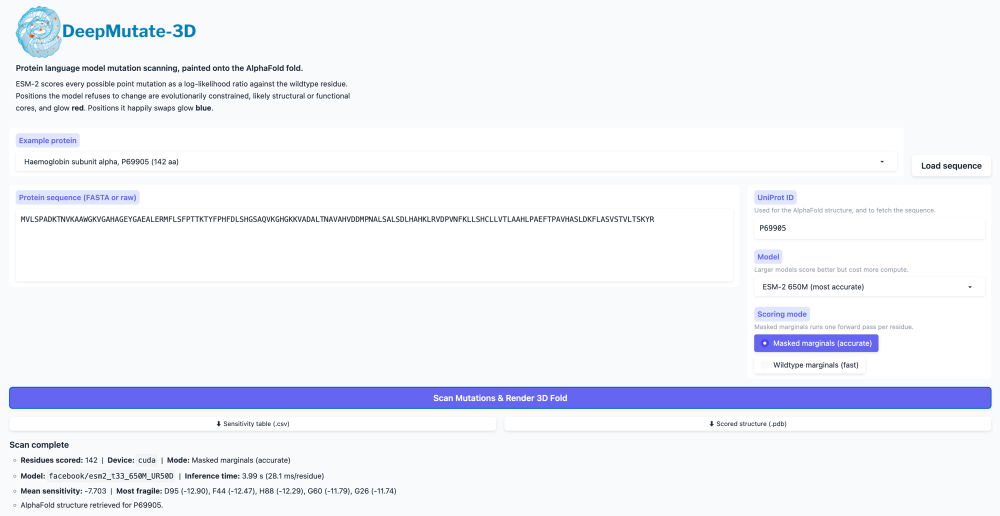
#> input picture paper/panels/panelA_interface.png, 2000 x 1032 px (shown at 1/2 size)
$ python make_figure1.py
#> lines starting #> are read from the running program, lines starting #| are printed output that depends on the picture
#!/usr/bin/env python
"""Compose Figure 1 of the preprint from three interface screenshots.

Panels are captured separately at readable zoom rather than as one shrunken
full-page shot, then assembled here. Each is placed at its native aspect ratio;
nothing is stretched.

Panel order follows the application's own layout, so the figure maps directly
onto what a reader sees on screen.

    python paper/make_figure1.py
"""

from __future__ import annotations

import pathlib

from PIL import Image, ImageDraw, ImageFont

HERE = pathlib.Path(__file__).resolve().parent
PANELS = HERE / "panels"
OUT = HERE / "figures"

WIDTH = 2400          # 8 inches at 300 dpi
GAP = 34
MARGIN = 18
LABEL_PT = 52
BORDER = (208, 208, 205)
INK = (11, 11, 11)


def load_font(size: int) -> ImageFont.FreeTypeFont:
    """Matplotlib ships DejaVu, so a bold face is available without extra deps."""
    import matplotlib
    path = pathlib.Path(matplotlib.__file__).parent / "mpl-data/fonts/ttf/DejaVuSans-Bold.ttf"
    return ImageFont.truetype(str(path), size)


def fit(img: Image.Image, width: int = None, height: int = None) -> Image.Image:
    if width:
        return img.resize((width, round(img.height * width / img.width)), Image.LANCZOS)
    return img.resize((round(img.width * height / img.height), height), Image.LANCZOS)


def main() -> int:
    OUT.mkdir(parents=True, exist_ok=True)
    # Panels are laid out in the order the app presents them, so a reader can
    # map the figure onto the running interface: table on the left, structure
    # on the right.
    a = Image.open(PANELS / "panelA_interface.png").convert("RGB")
    b = Image.open(PANELS / "panelB_table.png").convert("RGB")
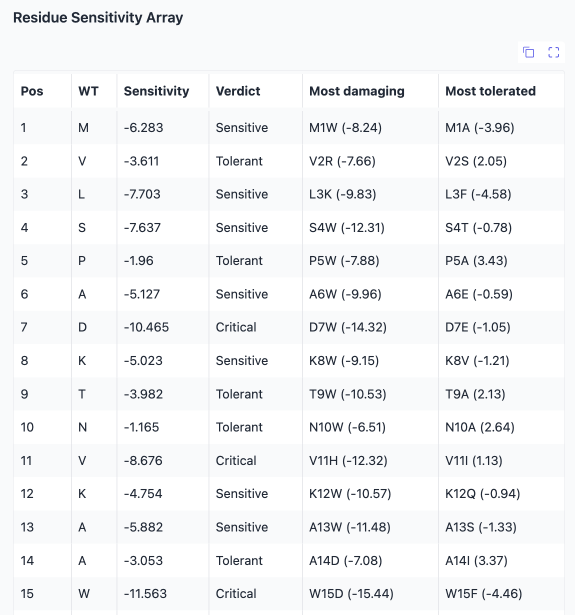
#> input picture paper/panels/panelB_table.png, 1150 x 1230 px (shown at 1/2 size)
    c = Image.open(PANELS / "panelC_structure.png").convert("RGB")
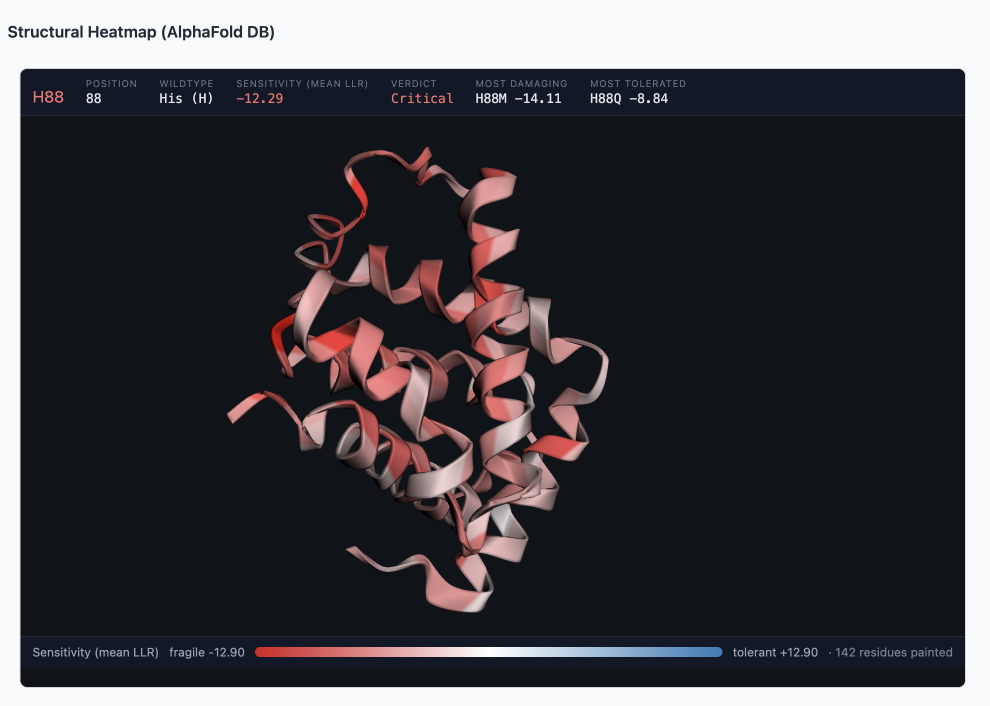
#> input picture paper/panels/panelC_structure.png, 1980 x 1412 px (shown at 1/2 size)

    font = load_font(LABEL_PT)
    label_h = LABEL_PT + 14

    # Row 1: the full interface, across the figure.
    a = fit(a, width=WIDTH)

    # Row 2: structure and table share a height so their tops and bottoms line up.
    avail = WIDTH - GAP
    row2_h = round(avail / (b.width / b.height + c.width / c.height))
#> row2_h = 1012
    b = fit(b, height=row2_h)
#> call 2 of fit, with height = 1012
#> in fit (call 2), `return img.resize((round(img.width * height / img.height), height), Im..`:
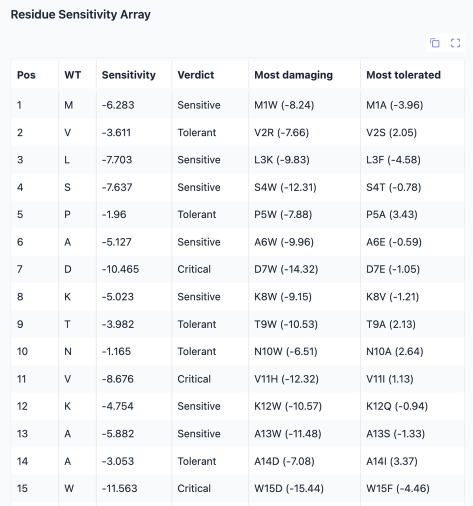
#> returned value: PIL image 946x1012 RGB (shown at 1/2 size); mean R, G, B 243.3, 244.2, 245.2
    c = fit(c, height=row2_h)
    # Absorb any rounding drift into the wider panel so the row is exactly WIDTH.
    if b.width + GAP + c.width != WIDTH:
        b = b.resize((WIDTH - GAP - c.width, b.height), Image.LANCZOS)
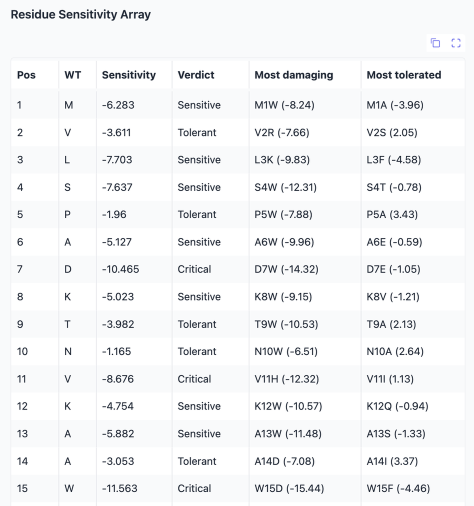
#> b: PIL image 947x1012 RGB (shown at 1/2 size); mean R, G, B 243.2, 244.1, 245.2

    total_h = label_h + a.height + GAP + label_h + row2_h
#> total_h = 2416
    sheet = Image.new("RGB", (WIDTH, total_h), "white")
#> sheet: PIL image 2400x2416 RGB; every value is 255
    draw = ImageDraw.Draw(sheet)

    def place(img, x, y, letter):
#> called with x = 0, y = 66, letter = 'A'
        draw.text((x, y - label_h + 4), letter, font=font, fill=INK)
        sheet.paste(img, (x, y))
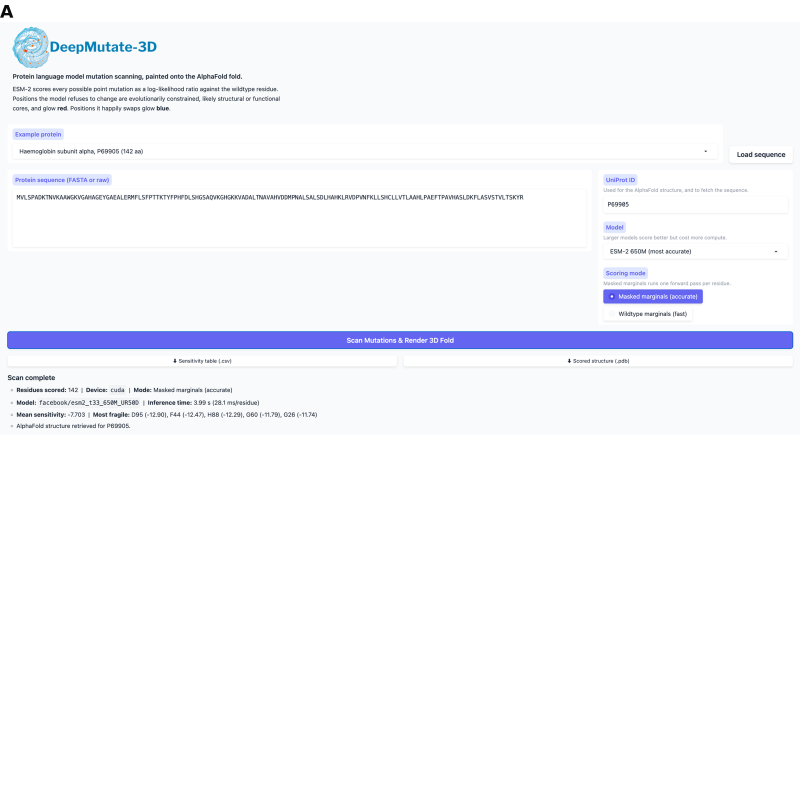
#> sheet: PIL image 2400x2416 RGB (shown at 1/3 size); mean R, G, B 247.1, 247.9, 251.7
        draw.rectangle([x, y, x + img.width - 1, y + img.height - 1], outline=BORDER, width=2)

    y = label_h
    place(a, 0, y, "A")
    y += a.height + GAP + label_h
#> y = 1404
    place(b, 0, y, "B")
#> call 2 of place, with x = 0, y = 1404, letter = 'B'
#> in place (call 2), `sheet.paste(img, (x, y))`:
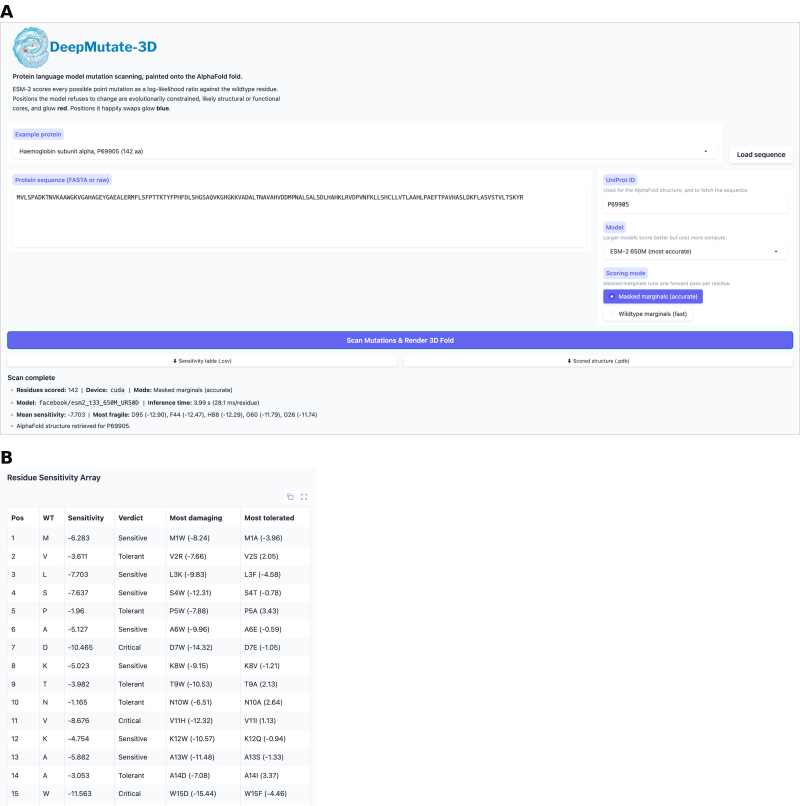
#> sheet: PIL image 2400x2416 RGB (shown at 1/3 size); mean R, G, B 245, 245.9, 249.9
    place(c, b.width + GAP, y, "C")
#> call 3 of place, with x = 981, y = 1404, letter = 'C'
#> in place (call 3), `sheet.paste(img, (x, y))`:
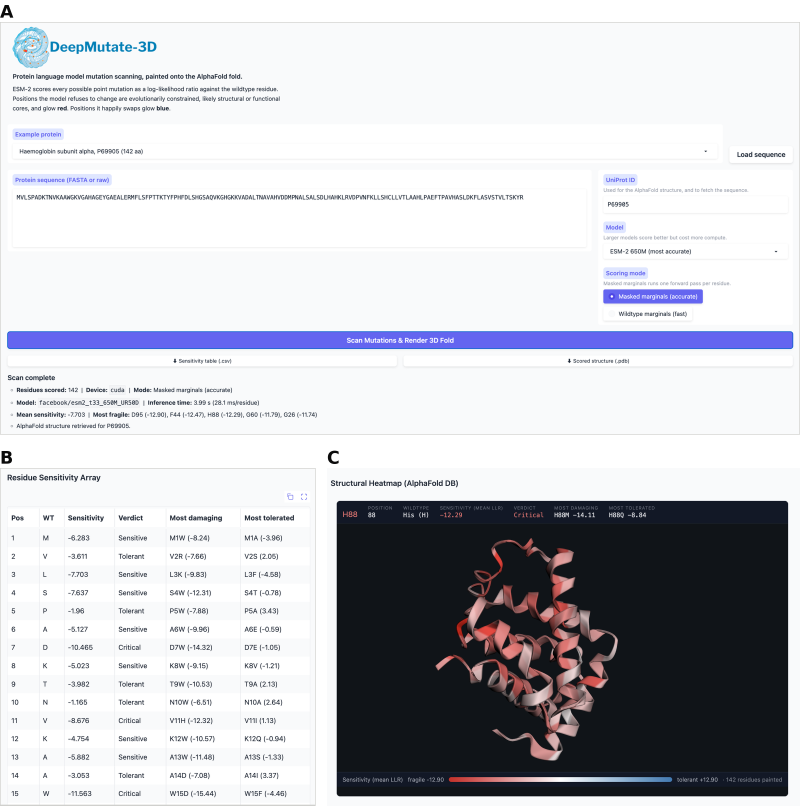
#> sheet: PIL image 2400x2416 RGB (shown at 1/3 size); mean R, G, B 198.2, 199, 204

    for ext in ("png", "pdf"):
        sheet.save(OUT / f"figure1_interface.{ext}", dpi=(300, 300))
    print(f"figure1_interface: {sheet.size} "
          f"({sheet.width/300:.1f} x {sheet.height/300:.1f} inches at 300 dpi)")
#| figure1_interface: (2400, 2416) (8.0 x 8.1 inches at 300 dpi)
    return 0


if __name__ == "__main__":
    raise SystemExit(main())
#> (the program exits here)
